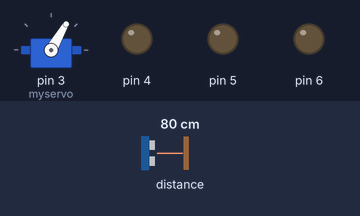
The sketch below on a simulated Arduino Uno, built with avr-gcc and run on an emulated ATmega328P. On the bench: servo, output pins drawn as LEDs (lit = HIGH). Wiring (inferred from the names in the program): LIDAR-Lite range finder at I2C address 0x62. The test bench sets the inputs (shaded band); at power-on: distance to the obstacle 80 cm. What the sketch prints to the serial monitor is not drawn.

Above: at 0.1 s.
Timing chart, 0 to 1.6 s (numbered marks = the images above):
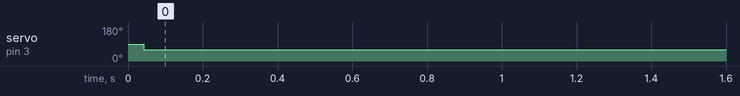

The sketch:

acd_main_code_working.ino
```cpp
#include <Wire.h>
#define    LIDARLite_ADDRESS   0x62          // Default I2C Address of LIDAR-Lite.
#define    RegisterMeasure     0x00          // Register to write to initiate ranging.
#define    MeasureValue        0x04          // Value to initiate ranging.
#define    RegisterHighLowB    0x8f

int count;

#include <Servo.h>

Servo myservo;  // create servo object to control a servo
                // twelve servo objects can be created on most boards

int pos = 0;

volatile int rpmcount =0;
int rpm =0;
int v;// Register to get both High and Low bytes in 1 call.

int reading = 0;

void setup()
{
  myservo.attach(3);
  Wire.begin(); // join i2c bus
  Serial.begin(9600); // start serial communication at 9600bps
   Serial.println ("acd");
   attachInterrupt(2, rpm_fan, FALLING);

   pinMode(4,OUTPUT);
   pinMode(5,OUTPUT);
   pinMode(6,OUTPUT);
}

void loop()
{
  Wire.beginTransmission((int)LIDARLite_ADDRESS); // transmit to LIDAR-Lite
  Wire.write((int)RegisterMeasure); // sets register pointer to  (0x00)
  Wire.write((int)MeasureValue); // sets register pointer to  (0x00)
  Wire.endTransmission(); // stop transmitting

  delay(20); // Wait 20ms for transmit

  Wire.beginTransmission((int)LIDARLite_ADDRESS); // transmit to LIDAR-Lite
  Wire.write((int)RegisterHighLowB); // sets register pointer to (0x8f)
  Wire.endTransmission(); // stop transmitting

  delay(20); // Wait 20ms for transmit

  Wire.requestFrom((int)LIDARLite_ADDRESS, 2);
    Serial.println("  ");
  Serial.print("cm= ");
       Serial.print("RPM =\t"); //print the word "RPM" and tab.
      Serial.println(rpm); // print the rpm value.
      Serial.print("\t Hz="); //print the word "Hz".
     Serial.println(rpmcount);
     Serial.print("\t");
    Serial.print("velocity=\t");
 int e = v;
    Serial.println(e);// request 2 bytes from LIDAR-Lite
  v = rpmcount*45;
 rpmcount = 0; // Restart the RPM counter
     // Uptade lasmillis
    attachInterrupt(2, rpm_fan, FALLING);
  if(2 <= Wire.available()) // if two bytes were received
  {
    reading = Wire.read(); // receive high byte (overwrites previous reading)
    reading = reading << 8; // shift high byte to be high 8 bits
    reading |= Wire.read(); // receive low byte as lower 8 bits
    Serial.println(reading); // print the reading

}
  if(reading < e){

  myservo.write(100);
  digitalWrite(4,HIGH);
  digitalWrite(5,HIGH);
  delay(500);
 myservo.write(108);
 digitalWrite(4,HIGH);

  digitalWrite(5,HIGH);
    delay(500);
  }
  else{

myservo.write(60);
digitalWrite(5,LOW);

  digitalWrite(3,HIGH);
  }
   delay(200);
}
 void rpm_fan()
     {
      rpmcount++;
      }
```

Measured:
- by itself, servo on pin 3 (myservo): 90° → 60° at 0.04 s
